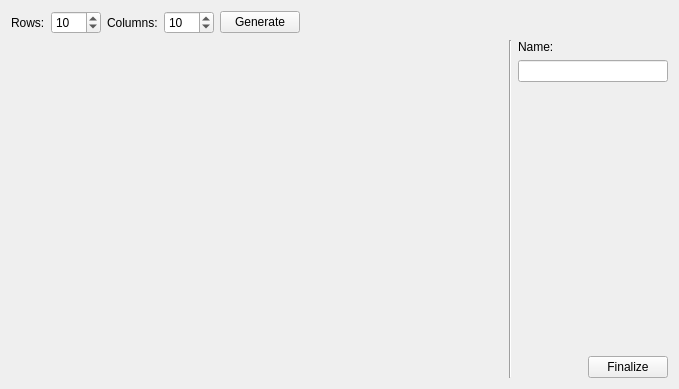
<?xml version="1.0" encoding="UTF-8"?>
<ui version="4.0">
 <class>PuzzleCreator</class>
 <widget class="QWidget" name="PuzzleCreator">
  <property name="geometry">
   <rect>
    <x>0</x>
    <y>0</y>
    <width>679</width>
    <height>389</height>
   </rect>
  </property>
  <property name="sizePolicy">
   <sizepolicy hsizetype="Expanding" vsizetype="Expanding">
    <horstretch>0</horstretch>
    <verstretch>0</verstretch>
   </sizepolicy>
  </property>
  <property name="windowTitle">
   <string>Form</string>
  </property>
  <layout class="QVBoxLayout" name="verticalLayout_2">
   <item>
    <layout class="QHBoxLayout" name="top">
     <item>
      <widget class="QLabel" name="label_2">
       <property name="text">
        <string>Rows:</string>
       </property>
      </widget>
     </item>
     <item>
      <widget class="QSpinBox" name="heightBox">
       <property name="minimumSize">
        <size>
         <width>50</width>
         <height>0</height>
        </size>
       </property>
       <property name="minimum">
        <number>3</number>
       </property>
       <property name="maximum">
        <number>50</number>
       </property>
       <property name="value">
        <number>10</number>
       </property>
      </widget>
     </item>
     <item>
      <widget class="QLabel" name="label">
       <property name="text">
        <string>Columns:</string>
       </property>
      </widget>
     </item>
     <item>
      <widget class="QSpinBox" name="widthBox">
       <property name="minimumSize">
        <size>
         <width>50</width>
         <height>0</height>
        </size>
       </property>
       <property name="minimum">
        <number>3</number>
       </property>
       <property name="maximum">
        <number>50</number>
       </property>
       <property name="value">
        <number>10</number>
       </property>
      </widget>
     </item>
     <item>
      <widget class="QPushButton" name="btn_generate">
       <property name="text">
        <string>Generate</string>
       </property>
      </widget>
     </item>
     <item>
      <spacer name="horizontalSpacer">
       <property name="orientation">
        <enum>Qt::Horizontal</enum>
       </property>
       <property name="sizeHint" stdset="0">
        <size>
         <width>40</width>
         <height>20</height>
        </size>
       </property>
      </spacer>
     </item>
    </layout>
   </item>
   <item>
    <layout class="QHBoxLayout" name="horizontalLayout">
     <item>
      <widget class="QScrollArea" name="scrollArea">
       <property name="sizePolicy">
        <sizepolicy hsizetype="Expanding" vsizetype="Expanding">
         <horstretch>6</horstretch>
         <verstretch>0</verstretch>
        </sizepolicy>
       </property>
       <property name="minimumSize">
        <size>
         <width>300</width>
         <height>0</height>
        </size>
       </property>
       <property name="autoFillBackground">
        <bool>false</bool>
       </property>
       <property name="frameShape">
        <enum>QFrame::NoFrame</enum>
       </property>
       <property name="horizontalScrollBarPolicy">
        <enum>Qt::ScrollBarAsNeeded</enum>
       </property>
       <property name="sizeAdjustPolicy">
        <enum>QAbstractScrollArea::AdjustToContents</enum>
       </property>
       <property name="widgetResizable">
        <bool>true</bool>
       </property>
       <widget class="QWidget" name="scrollAreaWidgetContents">
        <property name="geometry">
         <rect>
          <x>0</x>
          <y>0</y>
          <width>492</width>
          <height>332</height>
         </rect>
        </property>
        <property name="autoFillBackground">
         <bool>true</bool>
        </property>
        <layout class="QHBoxLayout" name="horizontalLayout_2">
         <item>
          <layout class="QGridLayout" name="grid"/>
         </item>
        </layout>
       </widget>
      </widget>
     </item>
     <item>
      <widget class="Line" name="line">
       <property name="orientation">
        <enum>Qt::Vertical</enum>
       </property>
      </widget>
     </item>
     <item>
      <layout class="QVBoxLayout" name="verticalLayout">
       <property name="spacing">
        <number>6</number>
       </property>
       <property name="sizeConstraint">
        <enum>QLayout::SetDefaultConstraint</enum>
       </property>
       <item>
        <widget class="QLabel" name="label_3">
         <property name="text">
          <string>Name:</string>
         </property>
        </widget>
       </item>
       <item>
        <widget class="QLineEdit" name="txt_name">
         <property name="sizePolicy">
          <sizepolicy hsizetype="Expanding" vsizetype="Fixed">
           <horstretch>0</horstretch>
           <verstretch>0</verstretch>
          </sizepolicy>
         </property>
         <property name="minimumSize">
          <size>
           <width>150</width>
           <height>0</height>
          </size>
         </property>
        </widget>
       </item>
       <item>
        <spacer name="verticalSpacer">
         <property name="orientation">
          <enum>Qt::Vertical</enum>
         </property>
         <property name="sizeHint" stdset="0">
          <size>
           <width>20</width>
           <height>40</height>
          </size>
         </property>
        </spacer>
       </item>
       <item alignment="Qt::AlignRight">
        <widget class="QPushButton" name="btn_finalize">
         <property name="sizePolicy">
          <sizepolicy hsizetype="Fixed" vsizetype="Fixed">
           <horstretch>0</horstretch>
           <verstretch>0</verstretch>
          </sizepolicy>
         </property>
         <property name="layoutDirection">
          <enum>Qt::LeftToRight</enum>
         </property>
         <property name="text">
          <string>Finalize</string>
         </property>
        </widget>
       </item>
      </layout>
     </item>
    </layout>
   </item>
  </layout>
 </widget>
 <resources/>
 <connections/>
</ui>
